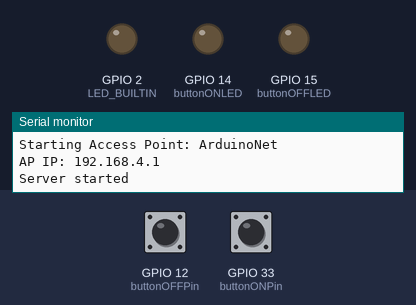
Recording of a sketch running on a simulated ESP32. Shown: output pins drawn as LEDs (lit = HIGH), the last lines printed to the serial monitor. Dashed ring = blinking. Inputs (shaded band) come from the test bench; at power-on: GPIO 33 (buttonONPin) HIGH, GPIO 12 (buttonOFFPin) HIGH.

Above: at 1.2 s.
1.3 s: GPIO 33 (buttonONPin) pulled LOW for 0.15 s
At 1.75 s:
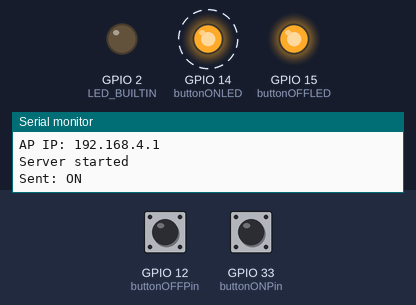
4.4 s: GPIO 12 (buttonOFFPin) pulled LOW for 0.15 s
At 5.8 s:
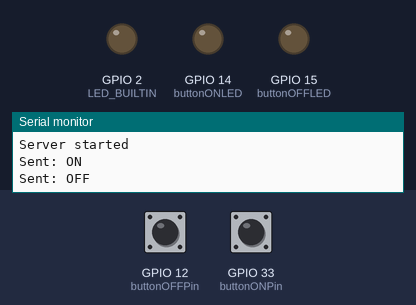
6.1 s: GPIO 33 (buttonONPin) pulled LOW for 1 s
At 7.4 s:
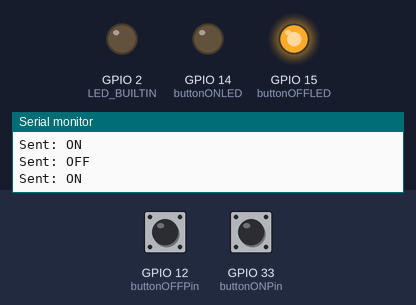
10.1 s: GPIO 12 (buttonOFFPin) pulled LOW for 1 s
At 11.0 s:
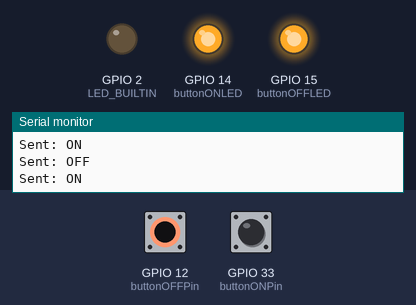
Timing chart, 0 to 13.1 s (numbered marks = the images above; inputs shaded):
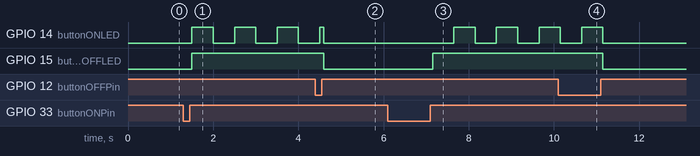

The sketch:

ESP32_V2-AccessPoint.ino
```cpp
#include <WiFi.h>
#include <NetworkClient.h>
#include <WiFiAP.h>
#include <WiFiUdp.h>

const char* ssid = "ArduinoNet";
const char* password = "";

const int udpPort = 4210;
WiFiUDP udp;
IPAddress receiverIP(192, 168, 4, 2); // back to fixed IP that worked

const int buttonONPin = 33;
const int buttonONLED = 14;
const int buttonOFFPin = 12;
const int buttonOFFLED = 15;

bool buttonONLastState = HIGH;
bool buttonOFFLastState = HIGH;

bool isOn = false;
bool ledBlinkState = false;
unsigned long lastBlinkTime = 0;

NetworkServer server(80);

void setup() {
  Serial.begin(115200); // back to 115200 that worked
  pinMode(buttonONPin, INPUT_PULLUP);
  pinMode(buttonOFFPin, INPUT_PULLUP);
  pinMode(buttonONLED, OUTPUT);
  pinMode(buttonOFFLED, OUTPUT);
  pinMode(LED_BUILTIN, OUTPUT);

  digitalWrite(buttonONLED, LOW);
  digitalWrite(buttonOFFLED, LOW);

  Serial.print("Starting Access Point: ");
  Serial.println(ssid);

  if (!WiFi.softAP(ssid)) {
    log_e("Soft AP creation failed.");
    while (1);
  }

  IPAddress myIP = WiFi.softAPIP();
  Serial.print("AP IP: ");
  Serial.println(myIP);

  udp.begin(udpPort);
  server.begin();
  Serial.println("Server started");
}

void checkConfirmation() {
  int packetSize = udp.parsePacket();
  if (packetSize) {
    char buf[64];
    memset(buf, 0, sizeof(buf));
    udp.read(buf, sizeof(buf));

    if (strcmp(buf, "CONFIRM_ON") == 0) {
      if (!isOn) {
        Serial.println("MISMATCH: syncing AP to ON");
        isOn = true;
      } else {
        Serial.println("Confirmed: ON state matches");
      }
    } else if (strcmp(buf, "CONFIRM_OFF") == 0) {
      if (isOn) {
        Serial.println("MISMATCH: syncing AP to OFF");
        isOn = false;
      } else {
        Serial.println("Confirmed: OFF state matches");
      }
    }
  }
}

void loop() {
  bool buttonONState = digitalRead(buttonONPin);
  bool buttonOFFState = digitalRead(buttonOFFPin);

  if (buttonONLastState == LOW && buttonONState == HIGH) {
    delay(50);
    if (digitalRead(buttonONPin) == HIGH && !isOn) {
      isOn = true;
      udp.beginPacket(receiverIP, udpPort);
      udp.print("1");
      udp.endPacket();
      Serial.println("Sent: ON");
    }
  }

  if (buttonOFFLastState == LOW && buttonOFFState == HIGH) {
    delay(50);
    if (digitalRead(buttonOFFPin) == HIGH && isOn) {
      isOn = false;
      udp.beginPacket(receiverIP, udpPort);
      udp.print("0");
      udp.endPacket();
      Serial.println("Sent: OFF");
    }
  }

  buttonONLastState = buttonONState;
  buttonOFFLastState = buttonOFFState;

  checkConfirmation();

  if (isOn) {
    unsigned long now = millis();
    if (now - lastBlinkTime >= 500) {
      ledBlinkState = !ledBlinkState;
      digitalWrite(buttonONLED, ledBlinkState ? HIGH : LOW);
      lastBlinkTime = now;
    }
    digitalWrite(buttonOFFLED, HIGH);
  } else {
    digitalWrite(buttonONLED, LOW);
    digitalWrite(buttonOFFLED, LOW);
  }
}
```

Measured:
- after the input at 1.3 s, GPIO 14 (buttonONLED): alternates HIGH for 0.50 s and LOW for 0.50 s, starting after 0.20 s; GPIO 15 (buttonOFFLED): LOW → HIGH after 0.20 s
- after the input at 4.4 s, GPIO 15 (buttonOFFLED): HIGH → LOW after 0.20 s
- after the input at 6.1 s, GPIO 14 (buttonONLED): alternates HIGH for 0.50 s and LOW for 0.50 s, starting after 1.6 s; GPIO 15 (buttonOFFLED): LOW → HIGH after 1.1 s
- after the input at 10.1 s, GPIO 14 (buttonONLED): goes on until 11.2 s, then stays LOW; GPIO 15 (buttonOFFLED): HIGH → LOW after 1.1 s
